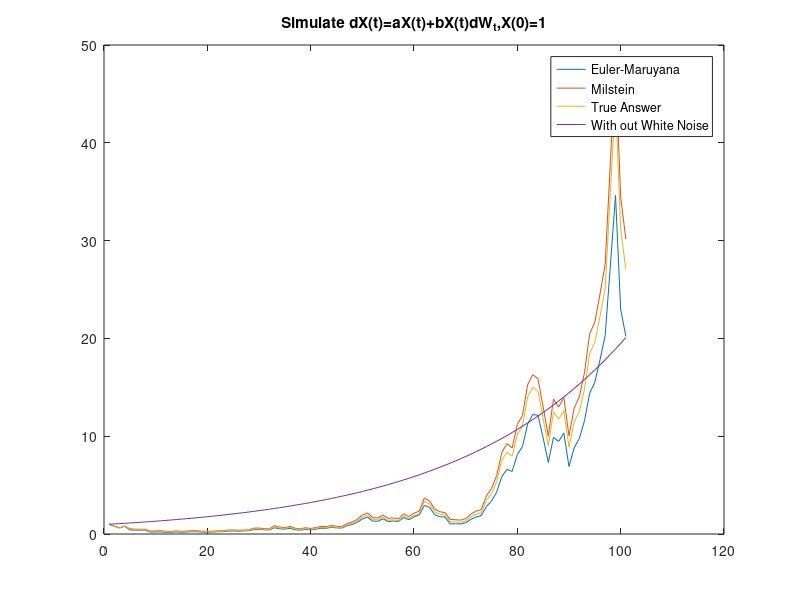

Write the MATLAB code that produced this figure.
clear;
clc;

%%
%Simulator of SDE:
%         dX(t)=aX(t)+bX(t)dW_t,X(0)=1
%
%Author: 2prime
%
%Include:
%     - Euler-Maruyama Secheme
%     - Milstein Secheme
%
%%

%%
%parameter selection

n = 100; a = 5; b=2;

dt = 1/n;
k = a - (b^2)/2;
EM_answer = ones(1,n+1);
Milstein = ones(1,n+1);
true_answer=ones(1,n+1);
plot_base = ones(1,n+1);

white_noise = normrnd(0,sqrt(dt),1,n);


for i = 1:n
    EM_answer(i+1)=EM_answer(i)*(1+a*dt)+b*EM_answer(i)*white_noise(i);
    Milstein(i+1)=Milstein(i)*(1+a*dt)+b*Milstein(i)*white_noise(i)+b*Milstein(i)*(b/2)*(white_noise(i)^2-dt);
    true_answer(i+1)=exp(k*(i/n)+b*sum(white_noise(1:i)));
    plot_base(i+1)=exp(k*(i/n));
end

plot(EM_answer)
hold on
plot(Milstein)
hold on
plot(true_answer)
hold on
plot(plot_base)
hold on
legend('Euler-Maruyana','Milstein','True Answer','With out White Noise')
title('Simulate dX(t)=aX(t)+bX(t)dW_t,X(0)=1')